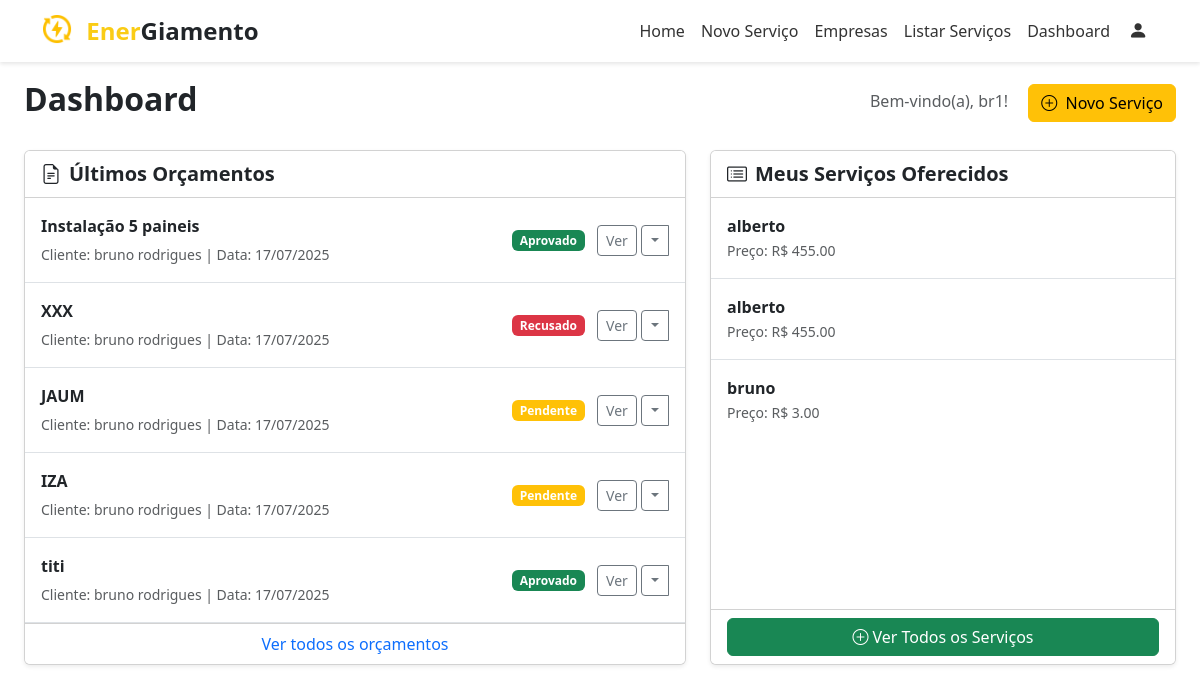
The app's page /dashboard_forn (signed in), older data.
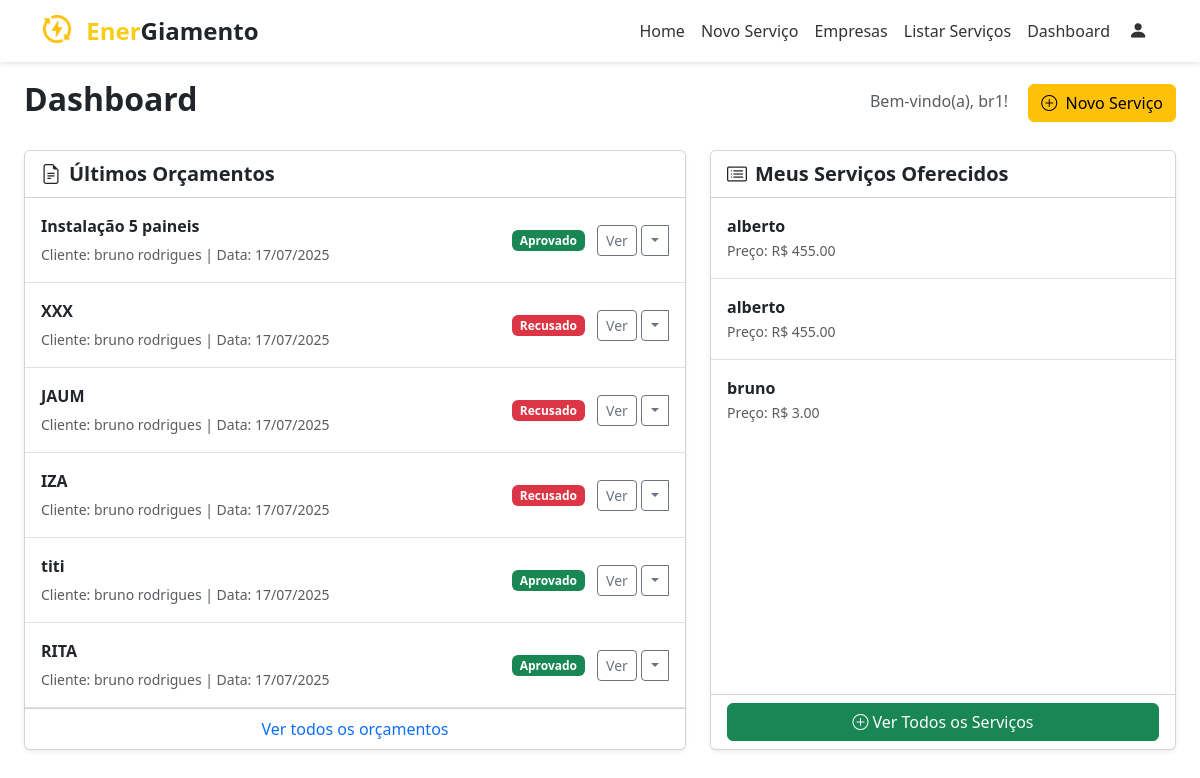
The same page, newer data.
### app/models.py (models this page shows)
class Orcamento(db.Model):
    idproposta = db.Column(db.Integer, primary_key=True)
    descricao = db.Column(db.Text)
    area_placas = db.Column(db.Integer)
    valor_orcamento = db.Column(db.Integer)
    status_orcamento = db.Column(db.Integer)
    vencedor = db.Column(db.String(45))
    data_proposta = db.Column(db.Date)
    data_reposta = db.Column(db.Date)
    local = db.Column(db.String(100))
    clientes = db.relationship(
        'Cliente',
        secondary='proposta_has_cliente',
        back_populates='orcamentos'
    )
    fornecedores = db.relationship(
        'Fornecedor',
        secondary='orcamento_has_fornecedor',
        back_populates='orcamentos'
    )

class Cliente(db.Model):
    idcliente = db.Column(db.Integer, primary_key=True)
    nome = db.Column(db.String(100))
    cpf = db.Column(db.String(14))
    contato_idcontato = db.Column(db.Integer, db.ForeignKey('contato.idcontato'))
    cadastro_idcadastro = db.Column(db.Integer, db.ForeignKey('cadastro.idcadastro'))
    status = db.Column(db.Integer)
    data_cadastro = db.Column(db.Date)
    endereco_idendereco = db.Column(db.Integer, db.ForeignKey('endereco.idendereco'))
    endereco = db.relationship('Endereco')
    data_nascimento = db.Column(db.Date)
    contato = db.relationship('Contato')
    orcamentos = db.relationship(
        'Orcamento',
        secondary='proposta_has_cliente',
        back_populates='clientes'
    )

class Servico(db.Model):
    idservico = db.Column(db.Integer, primary_key=True)
    nome = db.Column(db.String(100))
    descricao = db.Column(db.String(200))
    preco = db.Column(db.Integer)
    fornecedores = db.relationship(
        'Fornecedor',
        secondary='servico_has_fornecedor',
        back_populates='servicos'
    )

### app/main/__init__.py (the view)
@main.route('/dashboard_forn')
def dashboard_forn():
    usuario_id = session.get('idcadastro')
    if not usuario_id:
        return "Fornecedor não encontrado"
    fornecedor_logado = Fornecedor.query.filter_by(cadastro_idcadastro=usuario_id).first()
    servicos_do_fornecedor = fornecedor_logado.servicos
    orcamento_do_fornecedor = fornecedor_logado.orcamentos
    return render_template('dashboard_forn.html', usuario=session.get('usuario'), meus_servicos=servicos_do_fornecedor, orcamentos=orcamento_do_fornecedor)

### app/templates/dashboard_forn.html (shortened to what the changed rows need)
{% extends "base_forn.html" %}
{% block content %}
<div class="container-fluid p-4">
    <div class="d-flex justify-content-between align-items-center mb-4">
        <h1 class="h2 fw-bold">Dashboard</h1>
    </div>
    <div class="row g-4">
        <div class="col-lg-7">
            <div class="card shadow-sm h-100">
                <div class="card-body p-0">
                    <ul class="list-group list-group-flush">
                        {% for orcamento in orcamentos %}
                        <li class="list-group-item d-flex justify-content-between align-items-center p-3">
                            <div>
                                <p class="mb-1 fw-bold">{{ orcamento.descricao }}</p>
                                <small class="text-muted">Cliente: {{ orcamento.clientes[0].nome }} | Data: {{ orcamento.data_proposta.strftime('%d/%m/%Y') }}</small>
                            </div>
                            <div>
                                {% if orcamento.status_orcamento == 1 %}
                                    <span class="badge bg-success me-2">Aprovado</span>
                                {% elif orcamento.status_orcamento == 2 %}
                                    <span class="badge bg-danger me-2">Recusado</span>
                                {% else %}
                                    <span class="badge bg-warning me-2">Pendente</span>
                                {% endif %}
                                <a href="#" class="btn btn-outline-secondary btn-sm" data-bs-toggle="modal" data-bs-target="#detalhesOrcamentoModal"data-bs-descricao="{{ orcamento.descricao }}"data-bs-cliente="{{ orcamento.clientes[0].nome }}"data-bs-data="{{ orcamento.data_proposta.strftime('%d/%m/%Y') }}"data-bs-valor="{{ orcamento.valor_orcamento | round(2) }}"data-bs-status="{{ orcamento.status_orcamento }}">Ver</a>
                                <div class="btn-group">
                                    <button type="button" class="btn btn-outline-secondary btn-sm dropdown-toggle dropdown-toggle-split" data-bs-toggle="dropdown" aria-expanded="false">
                                        <span class="visually-hidden">...</span> </button>
                                </div>
                            </div>
                        </li>
                        {% else %}
                            <li class="list-group-item text-center text-muted p-4">Nenhum orçamento cadastrado.</li>
                        {% endfor %}
                    </ul>
                </div>
            </div>
        </div>
        <div class="col-lg-5">
            <div class="card shadow-sm h-100">
                <div class="card-body p-0">
                    <ul class="list-group list-group-flush">
                        {% for servico in meus_servicos %}
                        <li class="list-group-item d-flex justify-content-between align-items-center p-3">
                            <div>
                                <p class="mb-0 fw-bold">{{ servico.nome }}</p>
                                <small class="text-muted">Preço: R$ {{ "%.2f"|format(servico.preco) }}</small>
                            </div>
                        </li>
                        {% else %}
                            <li class="list-group-item text-center text-muted p-4">Nenhum serviço cadastrado.</li>
                        {% endfor %}
                    </ul>
                </div>
            </div>
        </div>
    </div>
</div>
{% endblock %}

Row changes from the older to the newer data that the page shows:
changed Orcamento "JAUM": status_orcamento "Pendente" → "Recusado"
changed Orcamento "IZA": status_orcamento "Pendente" → "Recusado"
added Orcamento: descricao "RITA", nome "bruno rodrigues", data_proposta "17/07/2025", status_orcamento "Aprovado"
